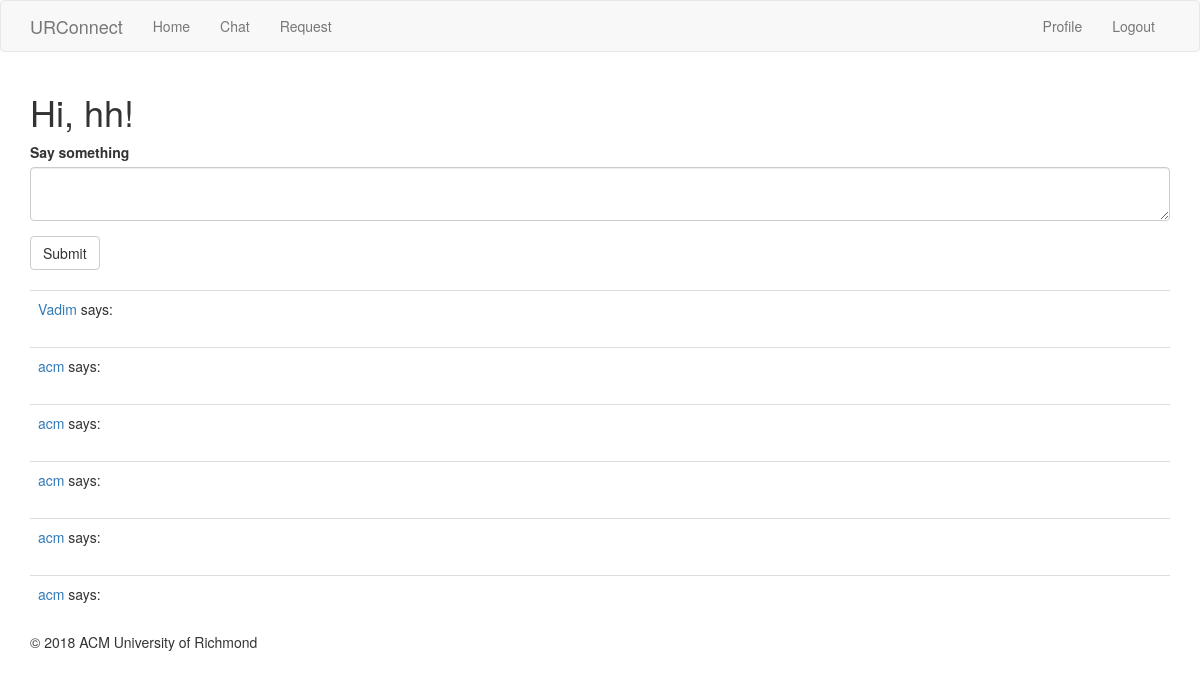
The app's page /chat (signed in) with its own data.
### app/models.py (models this page shows, shortened)
class User(UserMixin, db.Model):
	id = db.Column(db.Integer, primary_key = True)
	username = db.Column(db.String(64), index=True, unique=True)
	email = db.Column(db.String(120), index=True, unique=True)
	password_hash = db.Column(db.String(128))
	posts = db.relationship('Post', backref='author', lazy='dynamic')
	requests = db.relationship('Request', backref='author', lazy='dynamic')

class Post(db.Model):
	id = db.Column(db.Integer, primary_key = True)
	origin = db.Column(db.String(140))
	destination = db.Column(db.String(140))
	date = db.Column(db.Date, index = True)
	timestamp = db.Column(db.DateTime, index=True, default=datetime.utcnow)
	user_id = db.Column(db.Integer, db.ForeignKey('user.id'))

### app/routes.py (the view)
@app.route('/chat', methods=['GET', 'POST'])
@login_required
def chat():
    form = PostForm()
    if form.validate_on_submit():
        post = Post(body=form.post.data, author=current_user)
        db.session.add(post)
        db.session.commit()
        flash('Your post is now live!')
        return redirect(url_for('chat'))
    posts = Post.query.order_by(Post.timestamp.desc()).all()
    return render_template("chat.html", title='Home Page', form=form,
                           posts=posts)

### app/forms.py
class PostForm(FlaskForm):
    post = TextAreaField('Say something', validators=[
        DataRequired(), Length(min=1, max=140)])
    submit = SubmitField('Submit')

### app/models.py (called while the page is built)
@login.user_loader
def load_user(id):
	return User.query.get(int(id))

### app/templates/chat.html
{% extends "base.html" %}
{% import 'bootstrap/wtf.html' as wtf %}
{% block app_content %}
	<h1>Hi, {{ current_user.username }}!</h1>
	{% if form %}
    {{ wtf.quick_form(form) }}
    <br>
    {% endif %}
	{% for post in posts %}
		{% include '_post.html' %}
	{% endfor %}
{% endblock %}

### app/templates/base.html (shortened to what this page needs)
{% extends 'bootstrap/base.html' %}
{% block navbar %}
    <nav class="navbar navbar-default">
        <div class="container">
            <div class="navbar-header">
                <a class="navbar-brand" href="{{ url_for('index') }}"> URConnect </a>
            </div>
            <div class="collapse navbar-collapse" id="bs-example-navbar-collapse-1">
                <ul class="nav navbar-nav">
                    <li><a href="{{ url_for('index') }}">Home</a></li>
                    <li><a href="{{ url_for('chat') }}">Chat</a></li>
                    <li><a href="{{ url_for('requestForm') }}">Request</a></li>
                </ul>
                <ul class="nav navbar-nav navbar-right">
                    {% if current_user.is_anonymous %}
                    <li><a href="{{ url_for('login') }}">Login</a></li>
                    {% else %}
                    <li><a href="{{ url_for('user', username=current_user.username) }}">Profile</a></li>
                    <li><a href="{{ url_for('logout') }}">Logout</a></li>
                    {% endif %}
                </ul>
            </div>
        </div>
    </nav>
{% endblock %}
{% block content %}
    <div class="container">
        {% block app_content %}{% endblock %}
        {%- block footer %}
        <footer>&copy; 2018 ACM University of Richmond </footer>
        {%- endblock footer %}
    </div>
{% endblock %}

### app/templates/_post.html (shortened to what this page needs)
    <table class="table table-hover">
        <tr>
            <td>
                <a href="{{ url_for('user', username=post.author.username) }}">
                    {{ post.author.username }}
                </a>
                says:
                <br>
            </td>
        </tr>
    </table>

### records on screen
User: username "hh"
Post: author.username "Vadim"
Post: author.username "acm"
Post: author.username "acm"
Post: author.username "acm"
Post: author.username "acm"
Post: author.username "acm"
